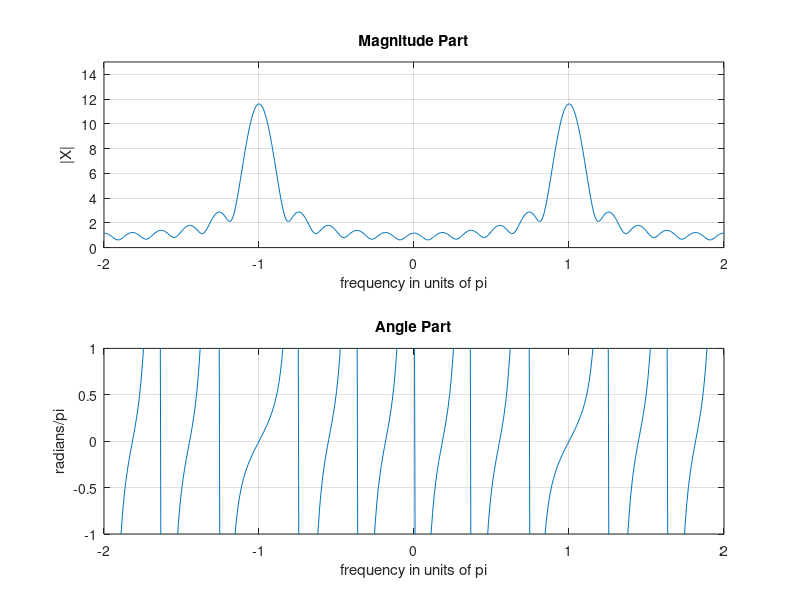

This chart was generated by the following MATLAB code:
subplot(1,1,1)
n = -5:5; x = (-0.9).^n;
k = -200:200; w = (pi/100)*k;
X = x * (exp(-j*pi/100)) .^ (n'*k);
magX = abs(X); angX =angle(X);
subplot(2,1,1); plot(w/pi,magX);grid
axis([-2,2,0,15])
xlabel('frequency in units of pi'); ylabel('|X|')
title('Magnitude Part')
subplot(2,1,2); plot(w/pi,angX)/pi;grid
axis([-2,2,-1,1])
xlabel('frequency in units of pi'); ylabel('radians/pi')
title('Angle Part')